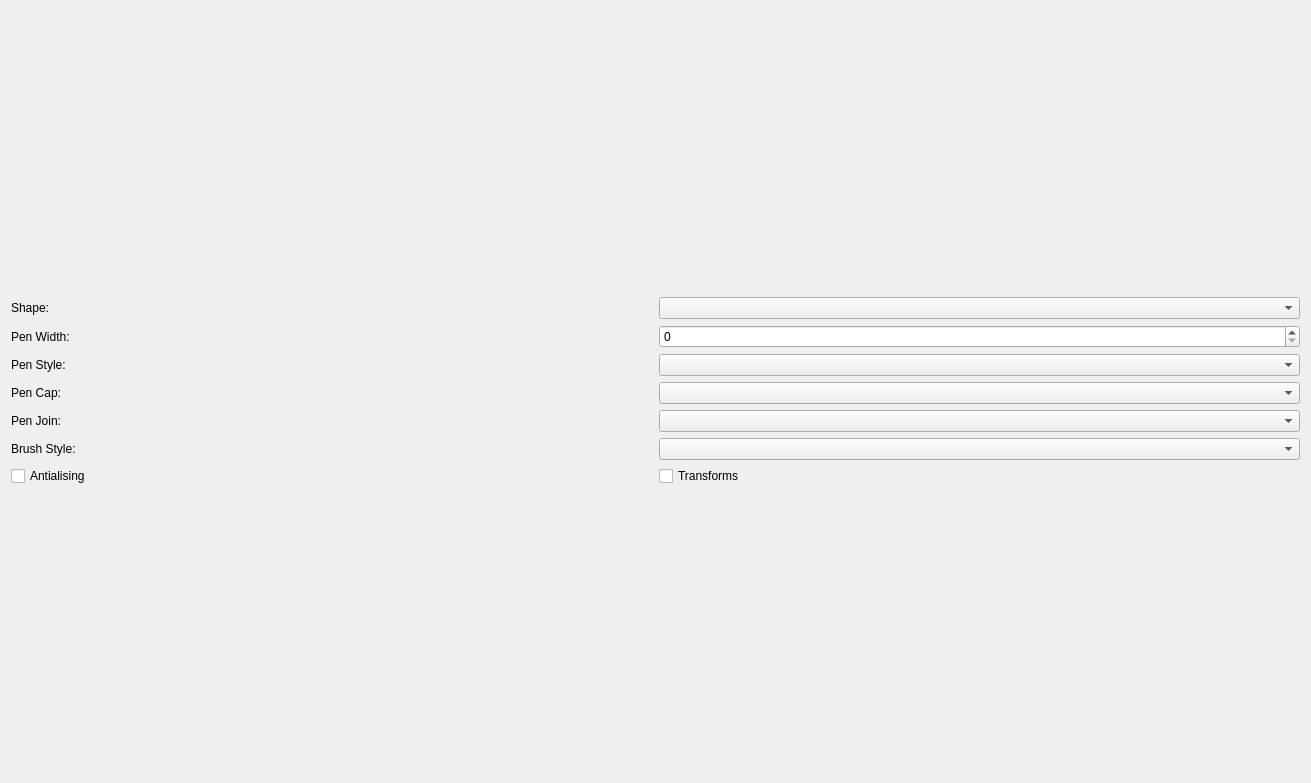
<?xml version="1.0" encoding="UTF-8"?>
<ui version="4.0">
 <class>Widget</class>
 <widget class="QWidget" name="Widget">
  <property name="geometry">
   <rect>
    <x>0</x>
    <y>0</y>
    <width>1311</width>
    <height>783</height>
   </rect>
  </property>
  <property name="windowTitle">
   <string>10_ShapeMaker</string>
  </property>
  <layout class="QVBoxLayout" name="verticalLayout_2">
   <item>
    <layout class="QVBoxLayout" name="canvasLayout"/>
   </item>
   <item>
    <layout class="QVBoxLayout" name="verticalLayout">
     <item>
      <layout class="QHBoxLayout" name="horizontalLayout">
       <item>
        <widget class="QLabel" name="label">
         <property name="text">
          <string>Shape: </string>
         </property>
        </widget>
       </item>
       <item>
        <widget class="QComboBox" name="shapeCombo"/>
       </item>
      </layout>
     </item>
     <item>
      <layout class="QHBoxLayout" name="horizontalLayout_2">
       <item>
        <widget class="QLabel" name="label_2">
         <property name="text">
          <string>Pen Width: </string>
         </property>
        </widget>
       </item>
       <item>
        <widget class="QSpinBox" name="penWidthSpinbox"/>
       </item>
      </layout>
     </item>
     <item>
      <layout class="QHBoxLayout" name="horizontalLayout_3">
       <item>
        <widget class="QLabel" name="label_3">
         <property name="text">
          <string>Pen Style: </string>
         </property>
        </widget>
       </item>
       <item>
        <widget class="QComboBox" name="penStyleCombobox"/>
       </item>
      </layout>
     </item>
     <item>
      <layout class="QHBoxLayout" name="horizontalLayout_4">
       <item>
        <widget class="QLabel" name="label_4">
         <property name="text">
          <string>Pen Cap: </string>
         </property>
        </widget>
       </item>
       <item>
        <widget class="QComboBox" name="penCapCombobox"/>
       </item>
      </layout>
     </item>
     <item>
      <layout class="QHBoxLayout" name="horizontalLayout_5">
       <item>
        <widget class="QLabel" name="label_5">
         <property name="text">
          <string>Pen Join: </string>
         </property>
        </widget>
       </item>
       <item>
        <widget class="QComboBox" name="penJoinComboBox"/>
       </item>
      </layout>
     </item>
     <item>
      <layout class="QHBoxLayout" name="horizontalLayout_6">
       <item>
        <widget class="QLabel" name="label_6">
         <property name="text">
          <string>Brush Style: </string>
         </property>
        </widget>
       </item>
       <item>
        <widget class="QComboBox" name="brushStyleCombobox"/>
       </item>
      </layout>
     </item>
     <item>
      <layout class="QHBoxLayout" name="horizontalLayout_7">
       <item>
        <widget class="QCheckBox" name="antiAlisingCheckbox">
         <property name="text">
          <string>Antialising</string>
         </property>
        </widget>
       </item>
       <item>
        <widget class="QCheckBox" name="transformsCheckbox">
         <property name="text">
          <string>Transforms</string>
         </property>
        </widget>
       </item>
      </layout>
     </item>
    </layout>
   </item>
  </layout>
 </widget>
 <resources/>
 <connections/>
</ui>
